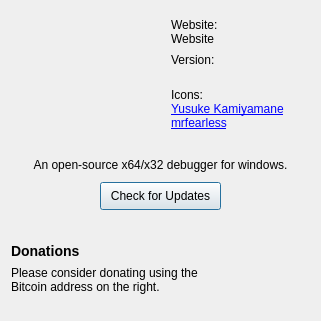
<?xml version="1.0" encoding="UTF-8"?>
<ui version="4.0">
 <class>AboutDialog</class>
 <widget class="QDialog" name="AboutDialog">
  <property name="geometry">
   <rect>
    <x>0</x>
    <y>0</y>
    <width>321</width>
    <height>321</height>
   </rect>
  </property>
  <property name="windowTitle">
   <string>About WinInspect</string>
  </property>
  <property name="windowIcon">
   <iconset theme="information" resource="../../resource.qrc">
    <normaloff>:/Default/icons/information.png</normaloff>:/Default/icons/information.png</iconset>
  </property>
  <layout class="QVBoxLayout" name="verticalLayout_7">
   <item>
    <layout class="QHBoxLayout" name="horizontalLayout">
     <item>
      <spacer name="horizontalSpacer_3">
       <property name="orientation">
        <enum>Qt::Horizontal</enum>
       </property>
       <property name="sizeHint" stdset="0">
        <size>
         <width>40</width>
         <height>20</height>
        </size>
       </property>
      </spacer>
     </item>
     <item>
      <widget class="QLabel" name="lblLogoImage">
       <property name="minimumSize">
        <size>
         <width>128</width>
         <height>128</height>
        </size>
       </property>
       <property name="maximumSize">
        <size>
         <width>128</width>
         <height>128</height>
        </size>
       </property>
       <property name="text">
        <string/>
       </property>
       <property name="pixmap">
        <pixmap resource="../../resource.qrc">:/Default/icons/bug.png</pixmap>
       </property>
       <property name="scaledContents">
        <bool>true</bool>
       </property>
       <property name="alignment">
        <set>Qt::AlignCenter</set>
       </property>
      </widget>
     </item>
     <item>
      <layout class="QVBoxLayout" name="verticalLayout_4">
       <property name="spacing">
        <number>0</number>
       </property>
       <property name="topMargin">
        <number>0</number>
       </property>
       <item>
        <layout class="QVBoxLayout" name="verticalLayout">
         <property name="spacing">
          <number>0</number>
         </property>
         <property name="sizeConstraint">
          <enum>QLayout::SetDefaultConstraint</enum>
         </property>
         <item>
          <widget class="QLabel" name="lblWebsiteTitle">
           <property name="sizePolicy">
            <sizepolicy hsizetype="Preferred" vsizetype="Maximum">
             <horstretch>0</horstretch>
             <verstretch>0</verstretch>
            </sizepolicy>
           </property>
           <property name="styleSheet">
            <string notr="true"/>
           </property>
           <property name="inputMethodHints">
            <set>Qt::ImhUrlCharactersOnly</set>
           </property>
           <property name="text">
            <string>Website:</string>
           </property>
           <property name="openExternalLinks">
            <bool>true</bool>
           </property>
          </widget>
         </item>
         <item>
          <widget class="QLabel" name="lblWebsite">
           <property name="sizePolicy">
            <sizepolicy hsizetype="Preferred" vsizetype="Maximum">
             <horstretch>0</horstretch>
             <verstretch>0</verstretch>
            </sizepolicy>
           </property>
           <property name="cursor">
            <cursorShape>PointingHandCursor</cursorShape>
           </property>
           <property name="styleSheet">
            <string notr="true"/>
           </property>
           <property name="inputMethodHints">
            <set>Qt::ImhUrlCharactersOnly</set>
           </property>
           <property name="text">
            <string>Website</string>
           </property>
           <property name="textFormat">
            <enum>Qt::RichText</enum>
           </property>
           <property name="openExternalLinks">
            <bool>true</bool>
           </property>
           <property name="textInteractionFlags">
            <set>Qt::LinksAccessibleByMouse</set>
           </property>
          </widget>
         </item>
        </layout>
       </item>
       <item>
        <layout class="QVBoxLayout" name="verticalLayout_2">
         <property name="spacing">
          <number>0</number>
         </property>
         <item>
          <widget class="QLabel" name="lblVersionTitle">
           <property name="sizePolicy">
            <sizepolicy hsizetype="Preferred" vsizetype="Maximum">
             <horstretch>0</horstretch>
             <verstretch>0</verstretch>
            </sizepolicy>
           </property>
           <property name="styleSheet">
            <string notr="true"/>
           </property>
           <property name="inputMethodHints">
            <set>Qt::ImhUrlCharactersOnly</set>
           </property>
           <property name="text">
            <string>Version:</string>
           </property>
           <property name="openExternalLinks">
            <bool>true</bool>
           </property>
          </widget>
         </item>
         <item>
          <widget class="QLabel" name="lblVersion">
           <property name="sizePolicy">
            <sizepolicy hsizetype="Preferred" vsizetype="Maximum">
             <horstretch>0</horstretch>
             <verstretch>0</verstretch>
            </sizepolicy>
           </property>
           <property name="styleSheet">
            <string notr="true"/>
           </property>
           <property name="inputMethodHints">
            <set>Qt::ImhUrlCharactersOnly</set>
           </property>
           <property name="text">
            <string/>
           </property>
           <property name="openExternalLinks">
            <bool>true</bool>
           </property>
           <property name="textInteractionFlags">
            <set>Qt::NoTextInteraction</set>
           </property>
          </widget>
         </item>
        </layout>
       </item>
       <item>
        <layout class="QVBoxLayout" name="verticalLayout_3">
         <property name="spacing">
          <number>0</number>
         </property>
         <item>
          <widget class="QLabel" name="lblIconsTitle">
           <property name="sizePolicy">
            <sizepolicy hsizetype="Preferred" vsizetype="Maximum">
             <horstretch>0</horstretch>
             <verstretch>0</verstretch>
            </sizepolicy>
           </property>
           <property name="styleSheet">
            <string notr="true"/>
           </property>
           <property name="inputMethodHints">
            <set>Qt::ImhUrlCharactersOnly</set>
           </property>
           <property name="text">
            <string>Icons:</string>
           </property>
           <property name="openExternalLinks">
            <bool>true</bool>
           </property>
          </widget>
         </item>
         <item>
          <widget class="QLabel" name="lblIcons">
           <property name="sizePolicy">
            <sizepolicy hsizetype="Preferred" vsizetype="Maximum">
             <horstretch>0</horstretch>
             <verstretch>0</verstretch>
            </sizepolicy>
           </property>
           <property name="cursor">
            <cursorShape>PointingHandCursor</cursorShape>
           </property>
           <property name="styleSheet">
            <string notr="true"/>
           </property>
           <property name="inputMethodHints">
            <set>Qt::ImhUrlCharactersOnly</set>
           </property>
           <property name="text">
            <string>&lt;html&gt;&lt;head/&gt;&lt;body&gt;&lt;p&gt;&lt;a href=&quot;https://p.yusukekamiyamane.com&quot;&gt;&lt;span style=&quot; text-decoration: underline;&quot;&gt;Yusuke Kamiyamane&lt;/span&gt;&lt;/a&gt;&lt;br/&gt;&lt;a href=&quot;https://github.com/mrfearless&quot;&gt;&lt;span style=&quot; text-decoration: underline;&quot;&gt;mrfearless&lt;/span&gt;&lt;/a&gt;&lt;/p&gt;&lt;/body&gt;&lt;/html&gt;</string>
           </property>
           <property name="textFormat">
            <enum>Qt::RichText</enum>
           </property>
           <property name="alignment">
            <set>Qt::AlignLeading|Qt::AlignLeft|Qt::AlignTop</set>
           </property>
           <property name="openExternalLinks">
            <bool>true</bool>
           </property>
           <property name="textInteractionFlags">
            <set>Qt::LinksAccessibleByMouse</set>
           </property>
          </widget>
         </item>
        </layout>
       </item>
      </layout>
     </item>
     <item>
      <spacer name="horizontalSpacer_4">
       <property name="orientation">
        <enum>Qt::Horizontal</enum>
       </property>
       <property name="sizeHint" stdset="0">
        <size>
         <width>40</width>
         <height>20</height>
        </size>
       </property>
      </spacer>
     </item>
    </layout>
   </item>
   <item>
    <layout class="QVBoxLayout" name="verticalLayout_5">
     <property name="spacing">
      <number>10</number>
     </property>
     <item>
      <spacer name="verticalSpacer">
       <property name="orientation">
        <enum>Qt::Vertical</enum>
       </property>
       <property name="sizeHint" stdset="0">
        <size>
         <width>20</width>
         <height>40</height>
        </size>
       </property>
      </spacer>
     </item>
     <item>
      <widget class="QLabel" name="lblAbout">
       <property name="sizePolicy">
        <sizepolicy hsizetype="Preferred" vsizetype="Preferred">
         <horstretch>0</horstretch>
         <verstretch>0</verstretch>
        </sizepolicy>
       </property>
       <property name="styleSheet">
        <string notr="true"/>
       </property>
       <property name="inputMethodHints">
        <set>Qt::ImhUrlCharactersOnly</set>
       </property>
       <property name="text">
        <string>An open-source x64/x32 debugger for windows.</string>
       </property>
       <property name="alignment">
        <set>Qt::AlignCenter</set>
       </property>
       <property name="openExternalLinks">
        <bool>true</bool>
       </property>
      </widget>
     </item>
     <item>
      <layout class="QHBoxLayout" name="horizontalLayout_2">
       <item>
        <spacer name="horizontalSpacer">
         <property name="orientation">
          <enum>Qt::Horizontal</enum>
         </property>
         <property name="sizeHint" stdset="0">
          <size>
           <width>40</width>
           <height>20</height>
          </size>
         </property>
        </spacer>
       </item>
       <item>
        <widget class="QPushButton" name="btnCheckUpdates">
         <property name="sizePolicy">
          <sizepolicy hsizetype="Expanding" vsizetype="Preferred">
           <horstretch>0</horstretch>
           <verstretch>0</verstretch>
          </sizepolicy>
         </property>
         <property name="minimumSize">
          <size>
           <width>121</width>
           <height>28</height>
          </size>
         </property>
         <property name="text">
          <string>Check for Updates</string>
         </property>
        </widget>
       </item>
       <item>
        <spacer name="horizontalSpacer_2">
         <property name="orientation">
          <enum>Qt::Horizontal</enum>
         </property>
         <property name="sizeHint" stdset="0">
          <size>
           <width>40</width>
           <height>20</height>
          </size>
         </property>
        </spacer>
       </item>
      </layout>
     </item>
     <item>
      <spacer name="verticalSpacer_2">
       <property name="orientation">
        <enum>Qt::Vertical</enum>
       </property>
       <property name="sizeHint" stdset="0">
        <size>
         <width>20</width>
         <height>40</height>
        </size>
       </property>
      </spacer>
     </item>
    </layout>
   </item>
   <item>
    <layout class="QHBoxLayout" name="horizontalLayout_3">
     <property name="spacing">
      <number>0</number>
     </property>
     <item>
      <layout class="QVBoxLayout" name="verticalLayout_6">
       <property name="spacing">
        <number>0</number>
       </property>
       <property name="sizeConstraint">
        <enum>QLayout::SetMaximumSize</enum>
       </property>
       <property name="topMargin">
        <number>7</number>
       </property>
       <property name="bottomMargin">
        <number>7</number>
       </property>
       <item>
        <widget class="QLabel" name="lblDonationTitle">
         <property name="sizePolicy">
          <sizepolicy hsizetype="Preferred" vsizetype="Maximum">
           <horstretch>0</horstretch>
           <verstretch>0</verstretch>
          </sizepolicy>
         </property>
         <property name="styleSheet">
          <string notr="true"/>
         </property>
         <property name="inputMethodHints">
          <set>Qt::ImhUrlCharactersOnly</set>
         </property>
         <property name="text">
          <string>&lt;h3&gt;Donations&lt;/h3&gt;</string>
         </property>
         <property name="openExternalLinks">
          <bool>true</bool>
         </property>
        </widget>
       </item>
       <item>
        <widget class="QLabel" name="lblDonation">
         <property name="sizePolicy">
          <sizepolicy hsizetype="Preferred" vsizetype="Maximum">
           <horstretch>0</horstretch>
           <verstretch>0</verstretch>
          </sizepolicy>
         </property>
         <property name="styleSheet">
          <string notr="true"/>
         </property>
         <property name="inputMethodHints">
          <set>Qt::ImhUrlCharactersOnly</set>
         </property>
         <property name="text">
          <string>Please consider donating using the Bitcoin address on the right.</string>
         </property>
         <property name="alignment">
          <set>Qt::AlignLeading|Qt::AlignLeft|Qt::AlignVCenter</set>
         </property>
         <property name="wordWrap">
          <bool>true</bool>
         </property>
         <property name="openExternalLinks">
          <bool>true</bool>
         </property>
         <property name="textInteractionFlags">
          <set>Qt::LinksAccessibleByMouse</set>
         </property>
        </widget>
       </item>
      </layout>
     </item>
     <item>
      <widget class="QLabel" name="lblQrImage">
       <property name="sizePolicy">
        <sizepolicy hsizetype="Preferred" vsizetype="Preferred">
         <horstretch>0</horstretch>
         <verstretch>0</verstretch>
        </sizepolicy>
       </property>
       <property name="minimumSize">
        <size>
         <width>81</width>
         <height>81</height>
        </size>
       </property>
       <property name="maximumSize">
        <size>
         <width>81</width>
         <height>81</height>
        </size>
       </property>
       <property name="cursor">
        <cursorShape>PointingHandCursor</cursorShape>
       </property>
       <property name="text">
        <string/>
       </property>
       <property name="textFormat">
        <enum>Qt::RichText</enum>
       </property>
       <property name="pixmap">
        <pixmap resource="../../resource.qrc">:/Default/icons/donation_qr.png</pixmap>
       </property>
       <property name="scaledContents">
        <bool>true</bool>
       </property>
       <property name="wordWrap">
        <bool>false</bool>
       </property>
      </widget>
     </item>
    </layout>
   </item>
   <item>
    <spacer name="verticalSpacer_3">
     <property name="orientation">
      <enum>Qt::Vertical</enum>
     </property>
     <property name="sizeHint" stdset="0">
      <size>
       <width>20</width>
       <height>40</height>
      </size>
     </property>
    </spacer>
   </item>
  </layout>
 </widget>
 <resources>
  <include location="../../resource.qrc"/>
 </resources>
 <connections/>
</ui>
